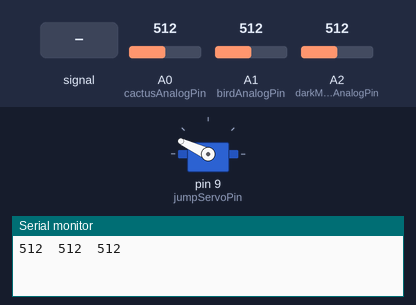
Simulated run of this sketch. Board: Arduino Uno, built with avr-gcc and run on an emulated ATmega328P. Parts: servo, the last lines printed to the serial monitor. The test bench sets the inputs (shaded band); at power-on: A0 (cactusAnalogPin) = 512, A2 (darkModeAnalogPin) = 512, A1 (birdAnalogPin) = 512.

Above: at 3.6 s.
3.7 s: A2 (darkModeAnalogPin) fed a 1000 Hz sine of ±255 counts around its level
At 4.8 s:
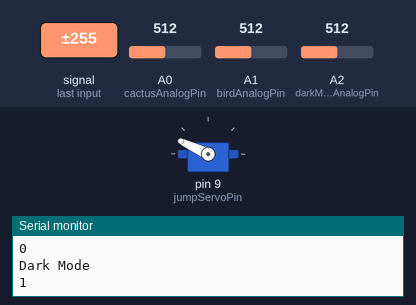
6.7 s: A0 (cactusAnalogPin) set to 122
9.7 s: A0 (cactusAnalogPin) set to 114
12.7 s: A2 (darkModeAnalogPin) set to 190
At 13.4 s:
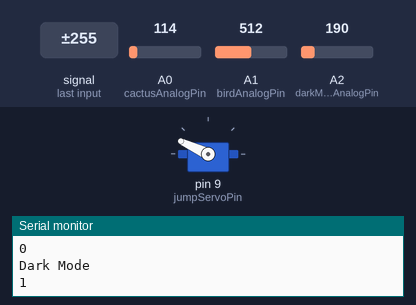
Timing chart, 0 to 15.2 s (numbered marks = the images above; inputs shaded):
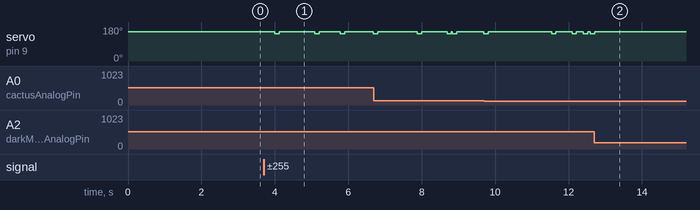

The sketch:

arduino_dino_async.ino
```cpp
// arduino_dino_async.ino
/**
   This code allows an Arduino combined with 3 LDR sensors and a servomotor to play the Google Chrome
   Trex game.
   It was inspired by other projects but this code has the particularity to run in an asynchronous mode.
   This allows to deal and buffer several obstacles and go further into the game.
   It was developped for educational purposes, so some functions are simplified and the overal structure could be improved.

   The philosophy goes as follows :
    - The LDR sensors (one for the cactus, one for the birds) are placed as far away as possible from the dino to
      detect the obstacles as soon as possible.
    - Once an obstacle is detected, the timestamp gets added to a circular buffer. The obstacleIndex keeps track of
      where in the buffer the new timestamp needs to be added.
    - In the meantime (that's wy we need asynchronous code), the jumpIndex keeps track of the next comming obstacle.
      Once we have waited long enough, we allow the dino to jump and start focusing on the next obstacle.
    - Aside of these tasks, we also slowly decrease the waiting time before we jump to deal with the speed increase.
      We also use a third LDR to check if the game changed to dark mode or back to day mode.

   @warning : several parameters used in this code (intervals, thresholds...) are project and computer-specific.
              don't forget to readjust the code to your environment.

   Feel free to send feedback, questions or suggestions to thomas.demmer.pro@gmail.com

   © Thomas Demmer - 2020 | www.thomasdmr.com
*/

#include <Servo.h>

// LDR parameters
// Photodiode responsible for detecting the cactus
int cactusAnalogPin = A0;
int cactusMeanValue = 0;
int cactusMinValue = 1023;

// Photodiode responsible for detecting the pterodactyls
int birdAnalogPin = A1;
int birdMeanValue = 0;
int birdMinValue = 1023;

// Photodiode responsib le for detecting the dark mode
int darkModeAnalogPin = A2;
int darkModeMeanValue = 0;

// Servo parameters
Servo jumpServo;
int jumpServoPin = 9;
int idlePosition = 155;
int pressPosition = 145;

// Other variables
uint32_t        obstacleBuffer[4] = {0}; // table that records the time of obstacle detection
unsigned int    obstacleIndex = 0;
unsigned int    jumpIndex = 0;
bool            darkModeActive = false;
unsigned int    timeBeforeJump = 1183; // initial time in ms between obstacle detection and jump
bool            allowJump = false;
uint32_t        accelTimer = 0;

void setup() {
  Serial.begin(115200);
  jumpServo.attach(jumpServoPin);  // attaches the servo on pin 9 to the servo object
  jumpServo.write(idlePosition);

  // Compute the mean values of the LDR sensors before beginning the game
  cactusMeanValue = computeMeanValue(cactusAnalogPin);
  birdMeanValue = computeMeanValue(birdAnalogPin);
  darkModeMeanValue  = computeMeanValue(darkModeAnalogPin);

  Serial.println(String(cactusMeanValue) + "\t" + String(birdMeanValue) + "\t" + String(darkModeMeanValue));
}

void loop()
{
  int cactusRawValue = analogRead(cactusAnalogPin);
  int birdRawValue = analogRead(birdAnalogPin);
  int darkModeRawValue = analogRead(darkModeAnalogPin);

  //=============  Block responsible decreasing the interval before we jump  ==============
  if (accelTimer != 0 && millis() - accelTimer > 1200)
  {
    // Every 1.2 seconds, we decrease the jump delay by 12 milliseconds
    accelTimer = millis();
    timeBeforeJump -= 12;
  }

  //=====================  Block responsible for detecting color changes  =================
  if (!darkModeActive && detectDarkMode(darkModeRawValue, darkModeMeanValue))
  {
    Serial.println("Dark Mode");
    darkModeActive = true;
    // We decrement the jump index because the color change is wrongly detected as an obstacle
    obstacleIndex--;
  }
  else if (darkModeActive && !detectDarkMode(darkModeRawValue, darkModeMeanValue))
  {
    Serial.println("Day Mode");
    darkModeActive = false;
    // We decrement the jump index because the color change is wrongly detected as an obstacle
    obstacleIndex--;
  }

  //=====================  Block responsible for detecting obstacles  =================
  if (!darkModeActive)
  {
    // We store the min values of the sensors during day mode. These values will be used as reference in the dark mode.
    cactusMinValue = updateMinValue(cactusMinValue, cactusRawValue);
    birdMinValue = updateMinValue(birdMinValue, birdRawValue);

    if (detectObstacle(cactusRawValue, cactusMeanValue) || detectObstacle(birdRawValue, birdMeanValue))
    {
      addObstacleTimeToBuffer();
    }
  }
  else
  {
    if (detectObstacle(cactusRawValue, 80) || detectObstacle(birdRawValue, 88)) // The dark mode mean values were manually entered (could be improved)
    {
      addObstacleTimeToBuffer();
    }
  }

  //================= Block responsible for deciding if we need to jump ===============
  allowJump = checkIfTimeToJump();

  //======================    Block responsible for jumping    ========================
  async_jump(allowJump);

}

/**
   async_jump : Function that calls a quick back and forth on the servo so that it presses the
   touchboard as quickly as possible.
   This function is time based and needs to be called often in the event-loop
   @param allowJump : boolean that gives the signal to start the servo movement
*/
void async_jump(bool allowJump)
{
  static uint32_t lastJump = 0;
  const int pressTime = 120;

  if (allowJump)
  {
    lastJump = millis();
    jumpServo.write(pressPosition);

    if (jumpIndex == 1)
    {
	  // Records the time of the first jump, it will serve as temporal origin
      accelTimer = millis();
    }
  }

  else if (millis() - lastJump > pressTime)
  {
    jumpServo.write(idlePosition);
  }
}

/**
   addObstacleTimeToBuffer : adds a timestamp to a timestamp buffer.
   This function need to be called as soon as an obstacle is detected so that we record when the
   obstacle was detected.
   The buffer allows for several obstacle to be detected between two jumps.
*/
void addObstacleTimeToBuffer()
{
  // check that we are not adding twice the same obstacle
  if (millis() - obstacleBuffer[(obstacleIndex - 1) % 4] > 150)
  {
    obstacleBuffer[obstacleIndex % 4] = millis(); // we store the time at which the obstacle is detected
    obstacleIndex++;
  }
}

/**
   checkIfTimeToJump : checks if the dino should jump or not.
   This functions compares the time interval between an obstacle timestamp in the obstacle buffer
   to the timeBeforeJump interval. As soon as we have waited enough, we allow the dino to jump.
   @return a boolean that says if we should jump or not
*/
bool checkIfTimeToJump()
{
  if (jumpIndex != obstacleIndex)
  {
    if (millis() - obstacleBuffer[jumpIndex % 4] > timeBeforeJump)
    {
      jumpIndex++;
      //Serial.println(String(millis()) + "\t" + String(obstacleIndex) + "\t" + String(jumpIndex));
      return true;
    }
  }
  return false;
}

/**
   computeMeanValue : a blocking function that computes the mean value received by the luminosity
   sensor over a period of time.
   This functions has to be called in the setup on a static screen.
   @param analogPin : analog pin on which we want to compute the mean value
   @return the mean value (int) computed.
*/
int computeMeanValue(int analogPin)
{
  long mean = 0;
  for (int i = 0; i < 200; i++)
  {
    mean += analogRead(analogPin);
    delay(4);
  }

  return mean / 200;
}

/**
   detectObstacle : Detects an obstacle by comparing the actual value (rawValue) to the a reference value (the mean
   value of the beginning). If the difference is bigger than a fixed interval, it means we detected an obstacle.
   To avoid jumping twice the same obstacle we use a boolean that avoids detecting twice the same obstacle.
   @param rawvalue : the raw value of the analog pin we want to detect an obstacle on
   @param meanValue : the reference value we compare the raw value to.
   @return a boolean saying if an obstacle was detected or not.
*/
bool detectObstacle(int rawValue, int meanValue)
{
  static bool samePeakAsBefore = false;

  if (abs(meanValue - rawValue) > 80 && !samePeakAsBefore)
  {
    samePeakAsBefore = true;
    return true;
  }
  else if (abs(meanValue - rawValue) < 40)
  {
    samePeakAsBefore = false;
  }

  return false;
}


/**
   updateMinValue :updates and stores the minimum value red on an analog pin.
   @param rawvalue : the raw value of the analog pin we want to measure the min value
   @param previousMinValue : the previous minimum value
   @return the new minimum value
*/
int updateMinValue(int previousMinValue, int rawValue)
{
  if (rawValue < previousMinValue)
  {
    return rawValue;
  }
  else
  {
    return previousMinValue;
  }
}

/**
   detectDarkMode :Detects if the dark mode is activated
   @param rawvalue : the raw value of the analog pin we want to detect the dark mode
   @param meanValue : the reference value we compare the raw value to.
   @return true if we are in dark mode, false otherwise.
*/
//
bool detectDarkMode(int rawValue, int meanValue)
{
  static uint32_t lastModeChange = 0;
  static bool     lastMode = false;
  bool            currentMode = false;

  if (meanValue - rawValue > 50 )
  {
    currentMode = true;
  }
  else
  {
    currentMode = false;
  }

  // on state change, we record the time
  if (currentMode != lastMode)
  {
    if (lastModeChange == 0)
    {
      lastModeChange = millis();
    }
  }

  // we wait a short time for the color mode to change
  if (lastModeChange != 0 && millis() - lastModeChange > 100)
  {
    Serial.println(lastMode);
    lastMode = currentMode;
    lastModeChange = 0;
  }
  return lastMode;
}
```

Measured:
- after the input at 3.7 s, servo on pin 9 (jumpServoPin): goes 145° 0.12 s, 155° 0.96 s, 145° 0.12 s, 155° 0.58 s, 145° 0.12 s, 155° 0.78 s, then 145°, starting after 0.30 s
- after the input at 12.7 s, servo on pin 9 (jumpServoPin): goes on until 12.7 s, then stays 155°
